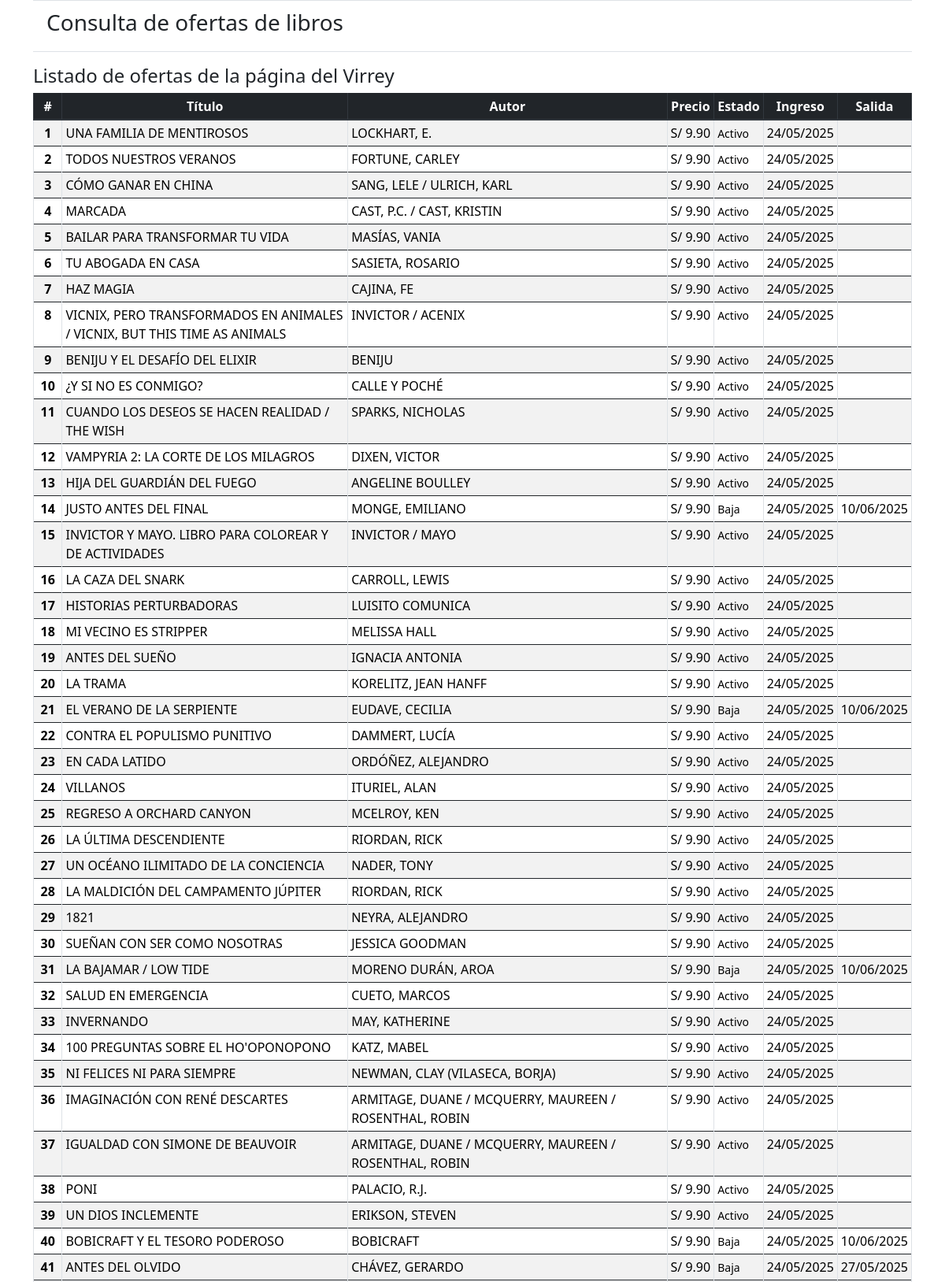
/listado_ofertas (upper part), run on the app's committed database.
### Ofertas/models.py (models this page shows, shortened)
class Oferta(models.Model):
    titulo = models.CharField(max_length=200, null=True, blank=True, default=None)
    autor = models.CharField(max_length=100, null=True, blank=True, default=None)
    precio_en_texto = models.CharField(max_length=20, null=True, blank=True, default=None)
    fecha_ingreso = models.DateField(blank=True, null=True)
    fecha_salida = models.DateField(blank=True, null=True)
    pagina = models.IntegerField(null=True, blank=True, default=None)
    secuencia = models.IntegerField(null=True, blank=True, default=None)
    disponibilidad = models.CharField(max_length=50, null=True, blank=True, default=None)
    disponibilidad_anterior = models.CharField(max_length=50, null=True, blank=True, default=None)
    enlace = models.URLField(max_length=200, null=True, blank=True, default=None)
    estado = models.CharField(max_length=10, null=True, blank=True, default=None)
    class Meta:
        constraints = [
            models.UniqueConstraint(
                fields=["titulo", "autor"], name="unique_libro"
            )
        ]

### Ofertas/views.py (the view)
# urls.py: path('listado_ofertas', listadoOfertasVista, name='listado-ofertas'),
def listadoOfertasVista(request):
    listaOfertas = []
    for oferta in Oferta.objects.all():
        elemento = {
            "titulo": oferta.titulo,
            "autor": oferta.autor,
            "precio": oferta.precio_en_texto,
            "ingreso": oferta.fecha_ingreso,
            "salida": oferta.fecha_salida,
            "estado": oferta.estado
            }
        listaOfertas.append(elemento)
    contexto = {
        "lista_ofertas": listaOfertas
        }
    return render(request, "Ofertas/listado_ofertas.html", contexto)

### Ofertas/templates/Ofertas/listado_ofertas.html
{% extends "Ofertas/layouts/base.html" %}
{% block content %}
    <h4>Listado de ofertas de la página del Virrey</h4>
<div class="table-responsive">
    <table class="table table-striped table-bordered table-sm">
        <thead class = "thead-dark">
            <tr>
                <th scope="col" style="text-align:center">#</th>
                <th scope="col" style="text-align:center">Título</th>
                <th scope="col" style="text-align:center">Autor</th>
                <th scope="col" style="text-align:center">Precio</th>
                <th scope="col" style="text-align:center">Estado</th>
                <th scope="col" style="text-align:center">Ingreso</th>
                <th scope="col" style="text-align:center">Salida</th>
            </tr>
        </thead>
        <tbody>
            {% for oferta in lista_ofertas %}
            <tr>
                <th scope = "row" style="text-align:center">{{ forloop.counter }}</th>
                <td style="text-align:left">{{ oferta.titulo }}</td>
                <td style="text-align:left">{{ oferta.autor }}</td>
                <td style="text-align:center" class="formato_precio">{{ oferta.precio }}</td>
                <td ><small class="formato_estado">{{ oferta.estado }}</small></td>
                <td style="text-align:center">{{ oferta.ingreso | date:'d/m/Y' }}</td>
                <td style="text-align:center">{{ oferta.salida | date:'d/m/Y'}}</td>
            </tr>
            {% endfor %}
        </tbody>
    </table>
</div>
{% endblock %}

### Ofertas/templates/Ofertas/layouts/base.html (shortened to what this page needs)
<!DOCTYPE html>
<html lang="es">
<head>
    <link rel="stylesheet" href="https://maxcdn.bootstrapcdn.com/bootstrap/4.0.0/css/bootstrap.min.css">
    <link href="https://cdn.jsdelivr.net/npm/bootstrap@5.3.2/dist/css/bootstrap.min.css" rel="stylesheet">
    <link rel="stylesheet" href="https://cdn.jsdelivr.net/npm/bootstrap-icons@1.11.1/font/bootstrap-icons.css">
</head>
<body>
    {% load static %}
    <div class="container" id="content">
        <table class="table table-sm">
            <td><a class="btn" href="{% url 'inicio' %}"><h3>Consulta de ofertas de libros</h3></a></td>
        </table>
        {% block content %}
        {% endblock %}
    </div>
</body>
</html>

### Ofertas/templates/Ofertas/layouts/base.html (style rules this page uses)
.formato_precio { white-space: nowrap; }

### data on the page
Oferta: titulo "UNA FAMILIA DE MENTIROSOS", autor "LOCKHART, E.", precio "S/ 9.90", estado "Activo", ingreso "24/05/2025"
Oferta: titulo "TODOS NUESTROS VERANOS", autor "FORTUNE, CARLEY", precio "S/ 9.90", estado "Activo", ingreso "24/05/2025"
Oferta: titulo "CÓMO GANAR EN CHINA", autor "SANG, LELE / ULRICH, KARL", precio "S/ 9.90", estado "Activo", ingreso "24/05/2025"
Oferta: titulo "MARCADA", autor "CAST, P.C. / CAST, KRISTIN", precio "S/ 9.90", estado "Activo", ingreso "24/05/2025"
Oferta: titulo "BAILAR PARA TRANSFORMAR TU VIDA", autor "MASÍAS, VANIA", precio "S/ 9.90", estado "Activo", ingreso "24/05/2025"
Oferta: titulo "TU ABOGADA EN CASA", autor "SASIETA, ROSARIO", precio "S/ 9.90", estado "Activo", ingreso "24/05/2025"
Oferta: titulo "HAZ MAGIA", autor "CAJINA, FE", precio "S/ 9.90", estado "Activo", ingreso "24/05/2025"
Oferta: titulo "VICNIX, PERO TRANSFORMADOS EN ANIMALES / VICNIX, BUT THIS TIME AS ANIMALS", autor "INVICTOR / ACENIX", precio "S/ 9.90", estado "Activo", ingreso "24/05/2025"
Oferta: titulo "BENIJU Y EL DESAFÍO DEL ELIXIR", autor "BENIJU", precio "S/ 9.90", estado "Activo", ingreso "24/05/2025"
Oferta: titulo "¿Y SI NO ES CONMIGO?", autor "CALLE Y POCHÉ", precio "S/ 9.90", estado "Activo", ingreso "24/05/2025"
Oferta: titulo "CUANDO LOS DESEOS SE HACEN REALIDAD / THE WISH", autor "SPARKS, NICHOLAS", precio "S/ 9.90", estado "Activo", ingreso "24/05/2025"
Oferta: titulo "VAMPYRIA 2: LA CORTE DE LOS MILAGROS", autor "DIXEN, VICTOR", precio "S/ 9.90", estado "Activo", ingreso "24/05/2025"
Oferta: titulo "HIJA DEL GUARDIÁN DEL FUEGO", autor "ANGELINE BOULLEY", precio "S/ 9.90", estado "Activo", ingreso "24/05/2025"
Oferta: titulo "JUSTO ANTES DEL FINAL", autor "MONGE, EMILIANO", precio "S/ 9.90", estado "Baja", ingreso "24/05/2025", salida "10/06/2025"
Oferta: titulo "INVICTOR Y MAYO. LIBRO PARA COLOREAR Y DE ACTIVIDADES", autor "INVICTOR / MAYO", precio "S/ 9.90", estado "Activo", ingreso "24/05/2025"
Oferta: titulo "LA CAZA DEL SNARK", autor "CARROLL, LEWIS", precio "S/ 9.90", estado "Activo", ingreso "24/05/2025"
Oferta: titulo "HISTORIAS PERTURBADORAS", autor "LUISITO COMUNICA", precio "S/ 9.90", estado "Activo", ingreso "24/05/2025"
Oferta: titulo "MI VECINO ES STRIPPER", autor "MELISSA HALL", precio "S/ 9.90", estado "Activo", ingreso "24/05/2025"
Oferta: titulo "ANTES DEL SUEÑO", autor "IGNACIA ANTONIA", precio "S/ 9.90", estado "Activo", ingreso "24/05/2025"
Oferta: titulo "LA TRAMA", autor "KORELITZ, JEAN HANFF", precio "S/ 9.90", estado "Activo", ingreso "24/05/2025"
Oferta: titulo "EL VERANO DE LA SERPIENTE", autor "EUDAVE, CECILIA", precio "S/ 9.90", estado "Baja", ingreso "24/05/2025", salida "10/06/2025"
Oferta: titulo "CONTRA EL POPULISMO PUNITIVO", autor "DAMMERT, LUCÍA", precio "S/ 9.90", estado "Activo", ingreso "24/05/2025"
Oferta: titulo "EN CADA LATIDO", autor "ORDÓÑEZ, ALEJANDRO", precio "S/ 9.90", estado "Activo", ingreso "24/05/2025"
Oferta: titulo "VILLANOS", autor "ITURIEL, ALAN", precio "S/ 9.90", estado "Activo", ingreso "24/05/2025"
Oferta: titulo "REGRESO A ORCHARD CANYON", autor "MCELROY, KEN", precio "S/ 9.90", estado "Activo", ingreso "24/05/2025"
Oferta: titulo "LA ÚLTIMA DESCENDIENTE", autor "RIORDAN, RICK", precio "S/ 9.90", estado "Activo", ingreso "24/05/2025"
Oferta: titulo "UN OCÉANO ILIMITADO DE LA CONCIENCIA", autor "NADER, TONY", precio "S/ 9.90", estado "Activo", ingreso "24/05/2025"
Oferta: titulo "LA MALDICIÓN DEL CAMPAMENTO JÚPITER", autor "RIORDAN, RICK", precio "S/ 9.90", estado "Activo", ingreso "24/05/2025"
Oferta: titulo "1821", autor "NEYRA, ALEJANDRO", precio "S/ 9.90", estado "Activo", ingreso "24/05/2025"
Oferta: titulo "SUEÑAN CON SER COMO NOSOTRAS", autor "JESSICA GOODMAN", precio "S/ 9.90", estado "Activo", ingreso "24/05/2025"
Oferta: titulo "LA BAJAMAR / LOW TIDE", autor "MORENO DURÁN, AROA", precio "S/ 9.90", estado "Baja", ingreso "24/05/2025", salida "10/06/2025"
Oferta: titulo "SALUD EN EMERGENCIA", autor "CUETO, MARCOS", precio "S/ 9.90", estado "Activo", ingreso "24/05/2025"
Oferta: titulo "INVERNANDO", autor "MAY, KATHERINE", precio "S/ 9.90", estado "Activo", ingreso "24/05/2025"
Oferta: titulo "100 PREGUNTAS SOBRE EL HO'OPONOPONO", autor "KATZ, MABEL", precio "S/ 9.90", estado "Activo", ingreso "24/05/2025"
Oferta: titulo "NI FELICES NI PARA SIEMPRE", autor "NEWMAN, CLAY (VILASECA, BORJA)", precio "S/ 9.90", estado "Activo", ingreso "24/05/2025"
Oferta: titulo "IMAGINACIÓN CON RENÉ DESCARTES", autor "ARMITAGE, DUANE / MCQUERRY, MAUREEN / ROSENTHAL, ROBIN", precio "S/ 9.90", estado "Activo", ingreso "24/05/2025"
Oferta: titulo "IGUALDAD CON SIMONE DE BEAUVOIR", autor "ARMITAGE, DUANE / MCQUERRY, MAUREEN / ROSENTHAL, ROBIN", precio "S/ 9.90", estado "Activo", ingreso "24/05/2025"
Oferta: titulo "PONI", autor "PALACIO, R.J.", precio "S/ 9.90", estado "Activo", ingreso "24/05/2025"
Oferta: titulo "UN DIOS INCLEMENTE", autor "ERIKSON, STEVEN", precio "S/ 9.90", estado "Activo", ingreso "24/05/2025"
Oferta: titulo "BOBICRAFT Y EL TESORO PODEROSO", autor "BOBICRAFT", precio "S/ 9.90", estado "Baja", ingreso "24/05/2025", salida "10/06/2025"
Oferta: titulo "ANTES DEL OLVIDO", autor "CHÁVEZ, GERARDO", precio "S/ 9.90", estado "Baja", ingreso "24/05/2025", salida "27/05/2025"
